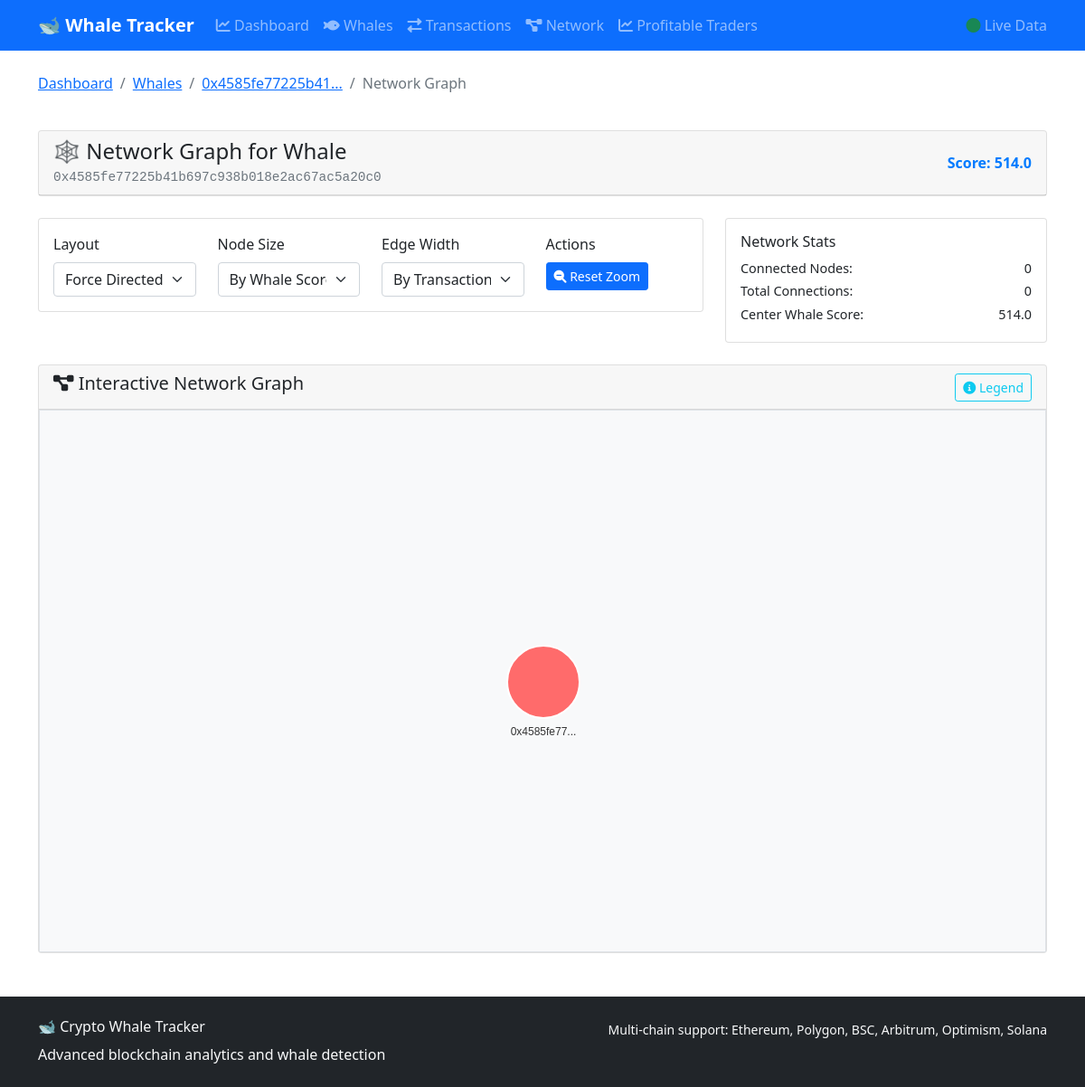
The app's page /network/0x4585fe77225b41b697c938b018e2ac67ac5a20c0 with its own data.
### tables this page shows
CREATE TABLE whale_addresses (
                    address TEXT PRIMARY KEY,
                    first_seen TIMESTAMP,
                    last_seen TIMESTAMP,
                    total_volume_usd REAL DEFAULT 0,
                    transaction_count INTEGER DEFAULT 0,
                    avg_transaction_size REAL DEFAULT 0,
                    chains_active TEXT DEFAULT '[]',
                    tokens_traded TEXT DEFAULT '[]',
                    whale_score REAL DEFAULT 0,
                    labels TEXT DEFAULT '[]',
                    updated_at TIMESTAMP DEFAULT CURRENT_TIMESTAMP
                , chain TEXT DEFAULT "ethereum", sol_balance REAL DEFAULT 0, recent_activity INTEGER DEFAULT 0, is_active BOOLEAN DEFAULT 0);

### whale_web_ui.py (the view)
@app.route('/network/<address>')
def whale_network_graph(address):
    whale = db.get_whale_details(address)
    if not whale:
        return "Whale not found", 404
    return render_template('whale_network.html', whale=whale)

### templates/whale_network.html (shortened to what this page needs)
{% extends "base.html" %}
{% block content %}
<div class="row mb-4">
    <div class="col-12">
        <nav aria-label="breadcrumb">
            <ol class="breadcrumb">
                <li class="breadcrumb-item"><a href="/">Dashboard</a></li>
                <li class="breadcrumb-item"><a href="/whales">Whales</a></li>
                <li class="breadcrumb-item"><a href="/whale/{{ whale.address }}">{{ whale.address[:16] }}...</a></li>
                <li class="breadcrumb-item active">Network Graph</li>
            </ol>
        </nav>
    </div>
</div>
<div class="row mb-4">
    <div class="col-12">
        <div class="card">
            <div class="card-header">
                <div class="row align-items-center">
                    <div class="col-md-8">
                        <h4 class="mb-0">🕸️ Network Graph for Whale</h4>
                        <code class="address-short">{{ whale.address }}</code>
                    </div>
                    <div class="col-md-4 text-md-end">
                        <div class="whale-score">Score: {{ "%.1f"|format(whale.whale_score) }}</div>
                    </div>
                </div>
            </div>
        </div>
    </div>
</div>
<div class="row mb-4">
    <div class="col-md-8">
        <div class="card">
            <div class="card-body">
                <div class="row">
                    <div class="col-md-3">
                        <label class="form-label">Layout</label>
                        <select class="form-select" id="layoutSelect">
                            <option value="force">Force Directed</option>
                        </select>
                    </div>
                    <div class="col-md-3">
                        <label class="form-label">Node Size</label>
                        <select class="form-select" id="nodeSizeSelect">
                            <option value="score">By Whale Score</option>
                        </select>
                    </div>
                    <div class="col-md-3">
                        <label class="form-label">Edge Width</label>
                        <select class="form-select" id="edgeWidthSelect">
                            <option value="transactions">By Transaction Count</option>
                        </select>
                    </div>
                    <div class="col-md-3">
                        <label class="form-label">Actions</label>
                        <div>
                            <button class="btn btn-primary btn-sm" onclick="resetZoom()">
                                <i class="fas fa-search-minus"></i> Reset Zoom
                            </button>
                        </div>
                    </div>
                </div>
            </div>
        </div>
    </div>
    <div class="col-md-4">
        <div class="card">
            <div class="card-body">
                <h6>Network Stats</h6>
                <div id="networkStats">
                    <div class="d-flex justify-content-between">
                        <span>Connected Nodes:</span>
                        <span id="nodeCount">-</span>
                    </div>
                    <div class="d-flex justify-content-between">
                        <span>Total Connections:</span>
                        <span id="edgeCount">-</span>
                    </div>
                    <div class="d-flex justify-content-between">
                        <span>Center Whale Score:</span>
                        <span id="centerScore">-</span>
                    </div>
                </div>
            </div>
        </div>
    </div>
</div>
<div class="row">
    <div class="col-12">
        <div class="card">
            <div class="card-header d-flex justify-content-between align-items-center">
                <h5><i class="fas fa-project-diagram"></i> Interactive Network Graph</h5>
                <div>
                    <button class="btn btn-sm btn-outline-info" data-bs-toggle="modal" data-bs-target="#legendModal">
                        <i class="fas fa-info-circle"></i> Legend
                    </button>
                </div>
            </div>
            <div class="card-body p-0">
                <div id="networkGraph" style="width: 100%; height: 600px; overflow: hidden;"></div>
            </div>
        </div>
    </div>
</div>
{% endblock %}

### templates/base.html (style rules this page uses)
.address-short { font-family: monospace; font-size: 0.9em; }
.whale-score { font-weight: bold; color: #007bff; }

### templates/whale_network.html (style rules this page uses)
.address-short { font-size: 0.9em; color: #6c757d; }
#networkGraph { background-color: #f8f9fa; border: 1px solid #dee2e6; }
#networkStats { font-size: 0.9rem; }
#networkStats .d-flex { margin-bottom: 0.25rem; }

### records on screen
whale_addresses: address "0x4585fe77225b41b697c938b018e2ac67ac5a20c0", whale_score "514.0"

### other values on screen
{{ whale.address[:16] }} "0x4585fe77225b41"
